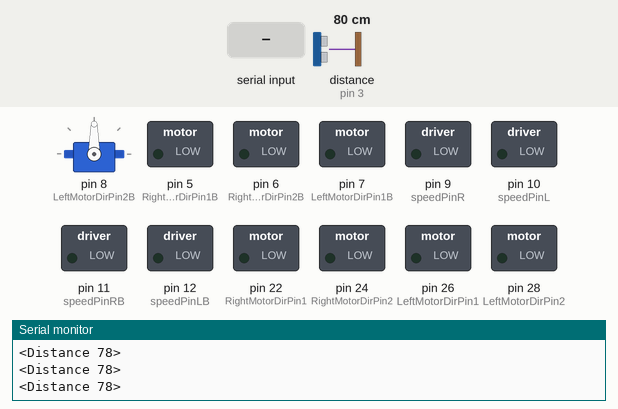
The sketch below on a simulated Arduino Mega 2560, built with avr-gcc and run on an emulated ATmega2560. Shown: servo, switched loads named in the sketch (green lamp = pin HIGH), the last lines printed to the serial monitor. Wiring (inferred from the names in the program): ultrasonic range finder: trigger pin 2; echo pin 3. The inputs (shaded band) are chosen by the test bench; at power-on: distance to the obstacle (sensor on pin 3) 80 cm. The echo pulse lasts 58.3 µs per cm; pins used as bus, display or sensor lines are not drawn.

Above: at 1.7 s.
1.8 s: "<FORWARD,1>" received over Serial
At 2.8 s:
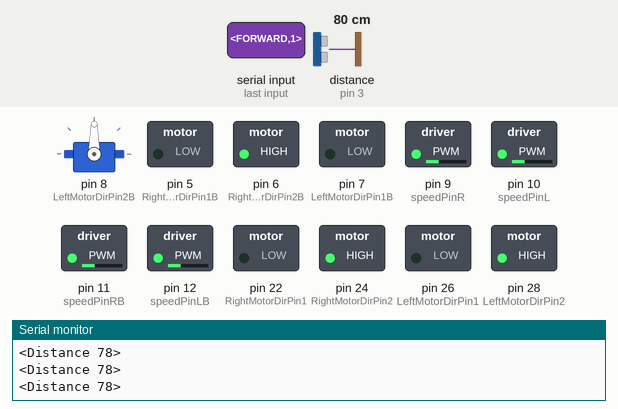
3.3 s: "<BACKWARD,1>" received over Serial
At 3.9 s:
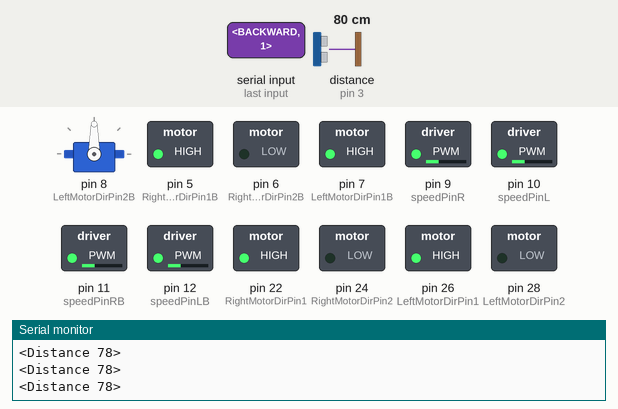
4.8 s: "<LEFT,1>" received over Serial
At 6.0 s:
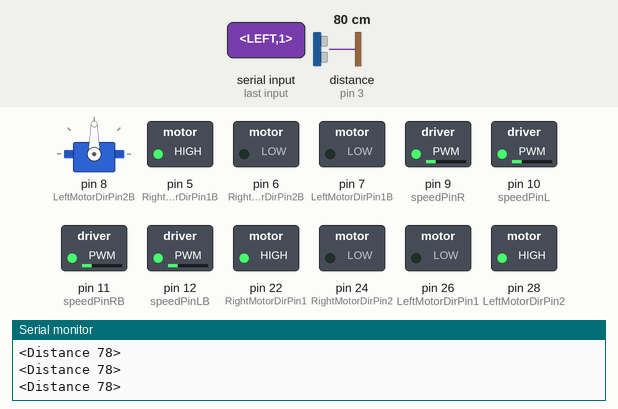
6.3 s: "<LSHIFT,1>" received over Serial
At 7.4 s:
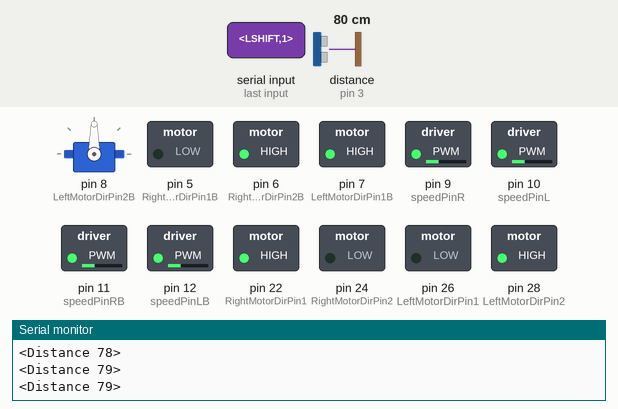
7.8 s: "<RIGHT,1>" received over Serial
At 8.5 s:
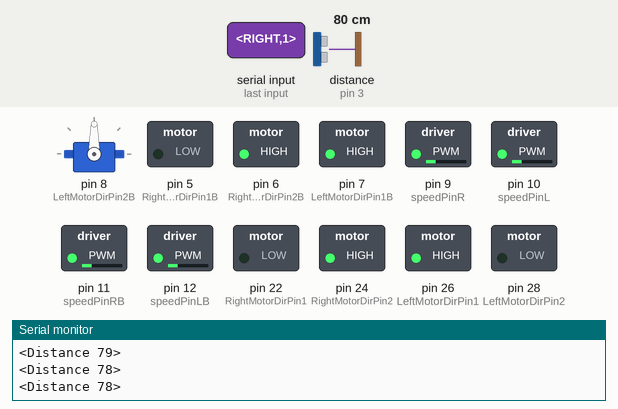
9.3 s: "<FORWARD,150>" received over Serial
At 9.7 s:
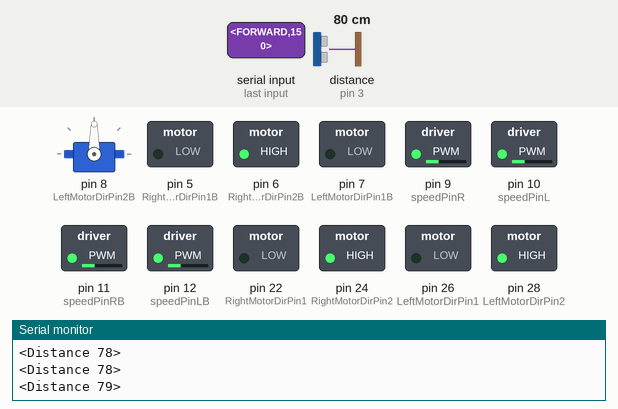
Timing chart, 0 to 11.8 s (numbered marks = the images above; inputs shaded):
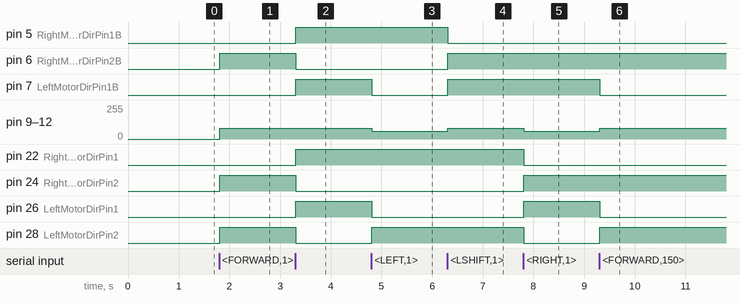

The sketch:

advanced_parse.ino
```cpp
#include <Servo.h>

// Speed definitions
#define SPEED 80
#define TURN_SPEED 60

// Motor Direction pins for four-wheel drive
#define RightMotorDirPin1 22
#define RightMotorDirPin2 24
#define LeftMotorDirPin1 26
#define LeftMotorDirPin2 28
#define RightMotorDirPin1B 5
#define RightMotorDirPin2B 6
#define LeftMotorDirPin1B 7
#define LeftMotorDirPin2B 8

// PWM Speed Control pins for four-wheel drive
#define speedPinR 9
#define speedPinL 10
#define speedPinRB 11
#define speedPinLB 12

Servo myServo;
byte servoPin = 8;
byte servoMin = 10;
byte servoMax = 170;
byte servoPos = 0;
byte newServoPos = servoMin;

const byte numLEDs = 2;
byte ledPin[numLEDs] = {12, 13};
unsigned long LEDinterval[numLEDs] = {200, 400};
unsigned long prevLEDmillis[numLEDs] = {0, 0};
const int triggerPin = 2;
const int echoPin = 3;
const byte buffSize = 40;
char inputBuffer[buffSize];
const char startMarker = '<';
const char endMarker = '>';
byte bytesRecvd = 0;
boolean readInProgress = false;
boolean newDataFromPC = false;

char messageFromPC[buffSize] = {0};
int newFlashInterval = 0;
float servoFraction = 0.0; // fraction of servo range to move

unsigned long curMillis;

unsigned long prevReplyToPCmillis = 0;
unsigned long replyToPCinterval = 500;

//=============

void setup()
{
    Serial.begin(14400);

    delay(500); // delay() is OK in setup as it only happens once

    // initialize the servo
    myServo.attach(servoPin);
    // moveServo();

    pinMode(triggerPin, OUTPUT);
    pinMode(echoPin, INPUT);

    // Set all motor control pins to OUTPUT
    pinMode(RightMotorDirPin1, OUTPUT);
    pinMode(RightMotorDirPin2, OUTPUT);
    pinMode(LeftMotorDirPin1, OUTPUT);
    pinMode(LeftMotorDirPin2, OUTPUT);
    pinMode(RightMotorDirPin1B, OUTPUT);
    pinMode(RightMotorDirPin2B, OUTPUT);
    pinMode(LeftMotorDirPin1B, OUTPUT);
    pinMode(LeftMotorDirPin2B, OUTPUT);

    // Ultrasonic sensor setup
    pinMode(triggerPin, OUTPUT);
    pinMode(echoPin, INPUT);

    // Initialize PWM pins to OUTPUT
    pinMode(speedPinR, OUTPUT);
    pinMode(speedPinL, OUTPUT);
    pinMode(speedPinRB, OUTPUT);
    pinMode(speedPinLB, OUTPUT);

    // Initialize motors to a stopped state
    stop_Stop();

    // tell the PC we are ready
    Serial.println("<Arduino is ready>");
}

//=============

void loop()
{
    curMillis = millis();
    getDataFromPC();
    commMotors();
    // updateFlashInterval();
    // updateServoPos();
    // replyToPC();
    // Reset messageFromPC after handling the command
    // memset(messageFromPC, 0, sizeof(messageFromPC));
    // flashLEDs();
    // moveServo();

    if (millis() - prevReplyToPCmillis >= replyToPCinterval)
    {
        prevReplyToPCmillis = millis();
        sendDistanceToPC();
    }
}

//=============
void sendDistanceToPC()
{
    int distance = measureDistance();
    Serial.print("<Distance ");
    Serial.print(distance);
    Serial.println(">");
}
int measureDistance()
{
    // Clears the triggerPin
    digitalWrite(triggerPin, LOW);
    delayMicroseconds(2);

    // Sets the triggerPin on HIGH state for 10 micro seconds
    digitalWrite(triggerPin, HIGH);
    delayMicroseconds(10);
    digitalWrite(triggerPin, LOW);

    // Reads the echoPin, returns the sound wave travel time in microseconds
    long duration = pulseIn(echoPin, HIGH);

    // Calculating the distance
    int distance = duration * 0.034 / 2; // Speed of sound wave divided by 2
    return distance;
}
void getDataFromPC()
{

    // receive data from PC and save it into inputBuffer

    if (Serial.available() > 0)
    {

        char x = Serial.read();

        // the order of these IF clauses is significant

        if (x == endMarker)
        {
            readInProgress = false;
            newDataFromPC = true;
            inputBuffer[bytesRecvd] = 0;
            parseData();
        }

        if (readInProgress)
        {
            // Serial.print("Reading: "); // Debug print
            // Serial.println(x);
            inputBuffer[bytesRecvd] = x;
            bytesRecvd++;
            if (bytesRecvd == buffSize)
            {
                bytesRecvd = buffSize - 1;
            }
        }

        if (x == startMarker)
        {
            bytesRecvd = 0;
            readInProgress = true;
        }
    }
}

//=============

void parseData()
{

    // split the data into its parts

    char *strtokIndx; // this is used by strtok() as an index

    strtokIndx = strtok(inputBuffer, ","); // get the first part - the string
    strcpy(messageFromPC, strtokIndx);     // copy it to messageFromPC

    strtokIndx = strtok(NULL, ",");      // this continues where the previous call left off
    newFlashInterval = atoi(strtokIndx); // convert this part to an integer

    strtokIndx = strtok(NULL, ",");
    servoFraction = atof(strtokIndx); // convert this part to a float
}

//=============

void replyToPC()
{

    if (newDataFromPC)
    {
        newDataFromPC = false;
        // Serial.print("<Msg ");
        // Serial.print(messageFromPC);
        // Serial.print(" NewFlash ");
        // Serial.print(newFlashInterval);
        // Serial.print(" SrvFrac ");
        // Serial.print(servoFraction);
        // Serial.print(" SrvPos ");
        // Serial.print(newServoPos);
        // Serial.print(" Time ");
        // Serial.print(curMillis >> 9); // divide by 512 is approx = half-seconds
        // Serial.println(">");
        Serial.print("<command ");
        Serial.print(messageFromPC);
        Serial.println(">");
    }
}

void commMotors()
{
    // if (messageFromPC)
    // {
    //     Serial.print("<command ");
    //     Serial.print(messageFromPC);
    //     Serial.println(">");
    // }
    if (strcmp(messageFromPC, "FORWARD") == 0)
    {
        // Serial.println("<command FORWARD>");
        go_advance(SPEED);
    }
    else if (strcmp(messageFromPC, "BACKWARD") == 0)
    {
        // Serial.println("<command BACKWARD>");
        go_back(SPEED);
    }
    else if (strcmp(messageFromPC, "LEFT") == 0)
    {
        // Serial.println("<command LEFT>");
        countclockwise(TURN_SPEED);
    }
    else if (strcmp(messageFromPC, "RIGHT") == 0)
    {
        // Serial.println("<command RIGHT>");
        clockwise(TURN_SPEED);
    }
    else if (strcmp(messageFromPC, "LSHIFT") == 0)
    {
        // Serial.println("<command BACKWARD>");
        left_shift(SPEED, SPEED, SPEED, SPEED);
    }
    else if (strcmp(messageFromPC, "RSHIFT") == 0)
    {
        // Serial.println("<command BACKWARD>");
        right_shift(SPEED, SPEED, SPEED, SPEED);
    }
    else if (strcmp(messageFromPC, "STOP") == 0)
    {
        // Serial.println("<command STOP>");
        stop_Stop();
    }
}

//============

void updateFlashInterval()
{

    // this illustrates using different inputs to call different functions
    if (strcmp(messageFromPC, "LED1") == 0)
    {
        updateLED1();
    }

    if (strcmp(messageFromPC, "LED2") == 0)
    {
        updateLED2();
    }
}

//=============

void updateLED1()
{

    if (newFlashInterval > 100)
    {
        LEDinterval[0] = newFlashInterval;
    }
}

//=============

void updateLED2()
{

    if (newFlashInterval > 100)
    {
        LEDinterval[1] = newFlashInterval;
    }
}

//=============

void flashLEDs()
{

    for (byte n = 0; n < numLEDs; n++)
    {
        if (curMillis - prevLEDmillis[n] >= LEDinterval[n])
        {
            prevLEDmillis[n] += LEDinterval[n];
            digitalWrite(ledPin[n], !digitalRead(ledPin[n]));
        }
    }
}

//=============

void updateServoPos()
{

    byte servoRange = servoMax - servoMin;
    if (servoFraction >= 0 && servoFraction <= 1)
    {
        newServoPos = servoMin + ((float)servoRange * servoFraction);
    }
}

//=============

void moveServo()
{
    if (servoPos != newServoPos)
    {
        servoPos = newServoPos;
        myServo.write(servoPos);
    }
}

/*motor control*/
void go_advance(int speed)
{
    RL_bck(speed);
    RR_bck(speed);
    FR_bck(speed);
    FL_bck(speed);
}
void go_back(int speed)
{
    RL_fwd(speed);
    RR_fwd(speed);
    FR_fwd(speed);
    FL_fwd(speed);
}
void right_shift(int speed_fl_fwd, int speed_rl_bck, int speed_rr_fwd, int speed_fr_bck)
{
    FL_fwd(speed_fl_fwd);
    RL_bck(speed_rl_bck);
    RR_fwd(speed_rr_fwd);
    FR_bck(speed_fr_bck);
}
void left_shift(int speed_fl_bck, int speed_rl_fwd, int speed_rr_bck, int speed_fr_fwd)
{
    FL_bck(speed_fl_bck);
    RL_fwd(speed_rl_fwd);
    RR_bck(speed_rr_bck);
    FR_fwd(speed_fr_fwd);
}

void left_turn(int speed)
{
    RL_bck(0);
    RR_fwd(speed);
    FR_fwd(speed);
    FL_bck(0);
}
void right_turn(int speed)
{
    RL_fwd(speed);
    RR_bck(0);
    FR_bck(0);
    FL_fwd(speed);
}
void left_back(int speed)
{
    RL_fwd(0);
    RR_bck(speed);
    FR_bck(speed);
    FL_fwd(0);
}
void right_back(int speed)
{
    RL_bck(speed);
    RR_fwd(0);
    FR_fwd(0);
    FL_bck(speed);
}
void clockwise(int speed)
{
    RL_fwd(speed);
    RR_bck(speed);
    FR_bck(speed);
    FL_fwd(speed);
}
void countclockwise(int speed)
{
    RL_bck(speed);
    RR_fwd(speed);
    FR_fwd(speed);
    FL_bck(speed);
}

void FR_fwd(int speed) // front-right wheel forward turn
{
    digitalWrite(RightMotorDirPin1, HIGH);
    digitalWrite(RightMotorDirPin2, LOW);
    analogWrite(speedPinR, speed);
}
void FR_bck(int speed) // front-right wheel backward turn
{
    digitalWrite(RightMotorDirPin1, LOW);
    digitalWrite(RightMotorDirPin2, HIGH);
    analogWrite(speedPinR, speed);
}
void FL_fwd(int speed) // front-left wheel forward turn
{
    digitalWrite(LeftMotorDirPin1, HIGH);
    digitalWrite(LeftMotorDirPin2, LOW);
    analogWrite(speedPinL, speed);
}
void FL_bck(int speed) // front-left wheel backward turn
{
    digitalWrite(LeftMotorDirPin1, LOW);
    digitalWrite(LeftMotorDirPin2, HIGH);
    analogWrite(speedPinL, speed);
}

void RR_fwd(int speed) // rear-right wheel forward turn
{
    digitalWrite(RightMotorDirPin1B, HIGH);
    digitalWrite(RightMotorDirPin2B, LOW);
    analogWrite(speedPinRB, speed);
}
void RR_bck(int speed) // rear-right wheel backward turn
{
    digitalWrite(RightMotorDirPin1B, LOW);
    digitalWrite(RightMotorDirPin2B, HIGH);
    analogWrite(speedPinRB, speed);
}
void RL_fwd(int speed) // rear-left wheel forward turn
{
    digitalWrite(LeftMotorDirPin1B, HIGH);
    digitalWrite(LeftMotorDirPin2B, LOW);
    analogWrite(speedPinLB, speed);
}
void RL_bck(int speed) // rear-left wheel backward turn
{
    digitalWrite(LeftMotorDirPin1B, LOW);
    digitalWrite(LeftMotorDirPin2B, HIGH);
    analogWrite(speedPinLB, speed);
}

void stop_Stop() // Stop
{
    analogWrite(speedPinLB, 0);
    analogWrite(speedPinRB, 0);
    analogWrite(speedPinL, 0);
    analogWrite(speedPinR, 0);
}
```

Measured:
- after the input at 1.8 s, pin 6 (RightMotorDirPin2B), pin 24 (RightMotorDirPin2), pin 28 (LeftMotorDirPin2): LOW → HIGH at once; pin 9 (speedPinR), pin 10 (speedPinL), pin 11 (speedPinRB), pin 12 (speedPinLB): 0/255 → 80/255 at once
- after the input at 3.3 s, pin 5 (RightMotorDirPin1B), pin 7 (LeftMotorDirPin1B), pin 22 (RightMotorDirPin1), pin 26 (LeftMotorDirPin1): LOW → HIGH at once; pin 6 (RightMotorDirPin2B), pin 24 (RightMotorDirPin2), pin 28 (LeftMotorDirPin2): HIGH → LOW at once
- after the input at 4.8 s, pin 7 (LeftMotorDirPin1B), pin 26 (LeftMotorDirPin1): HIGH → LOW at once; pin 9 (speedPinR), pin 10 (speedPinL), pin 11 (speedPinRB), pin 12 (speedPinLB): 80/255 → 60/255 at once; pin 28 (LeftMotorDirPin2): LOW → HIGH at once
- after the input at 6.3 s, pin 5 (RightMotorDirPin1B): HIGH → LOW at once; pin 6 (RightMotorDirPin2B), pin 7 (LeftMotorDirPin1B): LOW → HIGH at once; pin 9 (speedPinR), pin 10 (speedPinL), pin 11 (speedPinRB), pin 12 (speedPinLB): 60/255 → 80/255 at once
- after the input at 7.8 s, pin 9 (speedPinR), pin 10 (speedPinL), pin 11 (speedPinRB), pin 12 (speedPinLB): 80/255 → 60/255 at once; pin 22 (RightMotorDirPin1), pin 28 (LeftMotorDirPin2): HIGH → LOW at once; pin 24 (RightMotorDirPin2), pin 26 (LeftMotorDirPin1): LOW → HIGH at once
- after the input at 9.3 s, pin 7 (LeftMotorDirPin1B), pin 26 (LeftMotorDirPin1): HIGH → LOW at once; pin 9 (speedPinR), pin 10 (speedPinL), pin 11 (speedPinRB), pin 12 (speedPinLB): 60/255 → 80/255 at once; pin 28 (LeftMotorDirPin2): LOW → HIGH at once
